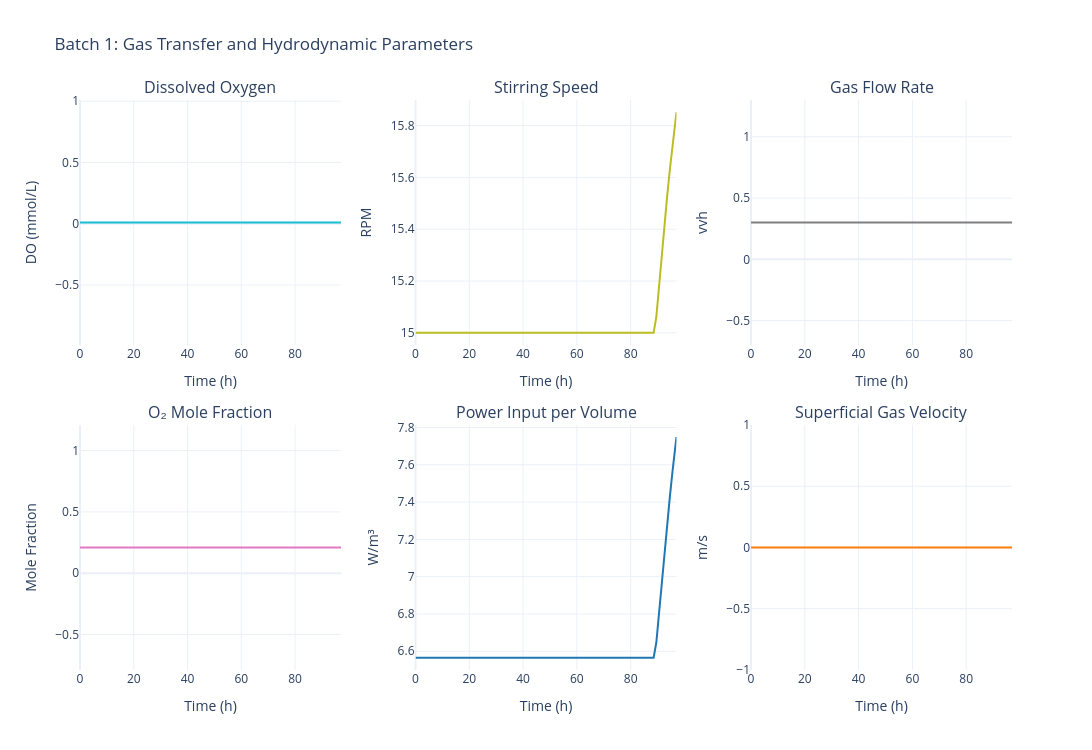

The code cell stored with this chart in its notebook:
### Markdown cell above
### 6.1. Batch Mode

### Code cell
# Create batch mode simulation
params = SimulationParameters.load_parameters(["Cell_GFI", "anab_GFI", "cata_GFI"])

sim_batch = CellCultureSimulation(
    parameters=params,
    kinetics=Kinetics.STOICHIOMETRIC,
    feed_strategy=None,
    perfusion_strategy=None,
    operating_mode=OperatingMode.BATCH
)

results_batch = sim_batch.run_simulation(number_of_batches=1)
batch1 = sim_batch.data.batches[0]
print(f"Batch mode completed in {batch1.t_end:.1f} hours")

# Plot
fig_gas_batch = plot_batch_gas_transfer(sim_batch, batch_number=1)
fig_gas_batch.show()
